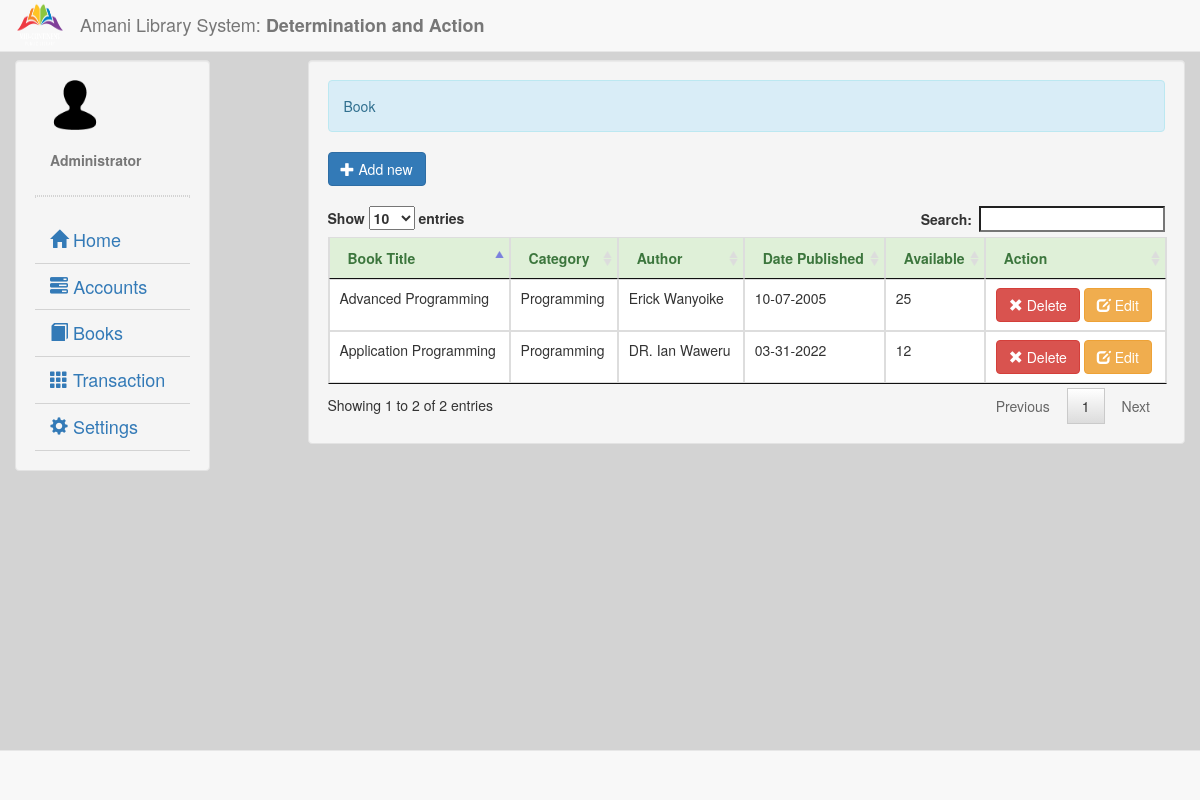
Page /book.php (signed in) on the committed database.
### tables this page shows
CREATE TABLE IF NOT EXISTS `book` (
  `book_id` int(11) NOT NULL AUTO_INCREMENT,
  `book_title` varchar(50) NOT NULL,
  `book_description` varchar(200) NOT NULL,
  `book_category` varchar(50) NOT NULL,
  `book_author` varchar(60) NOT NULL,
  `date_publish` varchar(25) NOT NULL,
  `qty` int(11) NOT NULL,
  PRIMARY KEY (`book_id`)
);

### account.php (called while the page is built)
<?php
	require_once 'connect.php';
	$qadmin = $conn->query("SELECT * FROM `admin` WHERE `admin_id` = '$_SESSION[admin_id]'") or die(mysqli_error());
	$fadmin = $qadmin->fetch_array();
	$name = $fadmin['firstname']." ".$fadmin['lastname'];

### book.php (the view, shortened to what this page needs)
<!DOCTYPE html>
<?php
	require_once 'valid.php';
?>
<html lang = "eng">
	<head>
		<link rel = "stylesheet" type = "text/css" href = "css/bootstrap.css" />
		<link rel = "stylesheet" type = "text/css" href = "css/jquery.dataTables.css" />
	</head>
	<body style = "background-color:#d3d3d3;">
		<nav class = "navbar navbar-default navbar-fixed-top">
			<div class = "container-fluid">
				<div class = "navbar-header">
					<img src = "images/logo.png" width = "50px" height = "50px" />
					<h4 class = "navbar-text navbar-right">Amani Library System: <b>Determination and Action</b></h4>
				</div>
			</div>
		</nav>
		<div class = "container-fluid">
			<div class = "col-lg-2 well" style = "margin-top:60px;">
				<div class = "container-fluid" style = "word-wrap:break-word;">
					<img src = "images/user.png" width = "50px" height = "50px"/>
					<br />
					<br />
					<label class = "text-muted"><?php require'account.php'; echo $name;?></label>
				</div>
				<hr style = "border:1px dotted #d3d3d3;"/>
				<ul id = "menu" class = "nav menu">
					<li><a style = "font-size:18px; border-bottom:1px solid #d3d3d3;" href = "home.php"><i class = "glyphicon glyphicon-home"></i> Home</a></li>
					<li><a style = "font-size:18px; border-bottom:1px solid #d3d3d3;" href = ""><i class = "glyphicon glyphicon-tasks"></i> Accounts</a>
					</li>
					<li><a style = "font-size:18px; border-bottom:1px solid #d3d3d3;" href = "book.php"><i class = "glyphicon glyphicon-book"></i> Books</a></li>
					<li><a style = "font-size:18px; border-bottom:1px solid #d3d3d3;" href = ""><i class = "glyphicon glyphicon-th"></i> Transaction</a>
					</li>
					<li><a  style = "font-size:18px; border-bottom:1px solid #d3d3d3;" href = ""><i class = "glyphicon glyphicon-cog"></i> Settings</a>
					</li>
				</ul>
			</div>
			<div class = "col-lg-9 well" style = "margin-top:60px;">
				<div class = "alert alert-info">Book</div>
					<button id = "add_book" type = "button" class = "btn btn-primary"><span class = "glyphicon glyphicon-plus"></span> Add new</button>
					<br />
					<br />
					<div id = "book_table">
						<table id = "table" class = "table table-bordered">
							<thead class = "alert-success">
								<tr>
									<th>Book Title</th>
									<th>Category</th>
									<th>Author</th>
									<th>Date Published</th>
									<th>Available</th>
									<th>Action</th>
								</tr>
							</thead>
							<tbody>
								<?php
									$qbook = $conn->query("SELECT * FROM `book`") or die(mysqli_error());
									while($fbook = $qbook->fetch_array()){
								?>
								<tr>
									<td><?php echo $fbook['book_title']?></td>
									<td><?php echo $fbook['book_category']?></td>
									<td><?php echo $fbook['book_author']?></td>
									<td><?php echo date("m-d-Y", strtotime($fbook['date_publish']))?></td>
									<td><?php echo $fbook['qty']?></td>
									<td><a class = "btn btn-danger delbook_id" value = "<?php echo $fbook['book_id']?>"><span class = "glyphicon glyphicon-remove"></span> Delete</a> <a value = "<?php echo $fbook['book_id']?>" class = "btn btn-warning ebook_id"><span class = "glyphicon glyphicon-edit"></span> Edit</a></td>
								</tr>
								<?php
									}
								?>
							</tbody>
						</table>
					</div>
			</div>
		</div>
		<br />
		<br />
		<br />
		<nav class = "navbar navbar-default navbar-fixed-bottom">
			<div class = "container-fluid">
			</div>
		</nav>
	</body>
</html>

### rows in the picture
book: book_title "Advanced Programming", book_category "Programming", book_author "Erick Wanyoike", date_publish "10-07-2005", qty "25", $fbook['book_id'] 1 (drawn)
book: book_title "Application Programming", book_category "Programming", book_author "DR. Ian Waweru", date_publish "03-31-2022", qty "12", $fbook['book_id'] 2 (drawn)

### other values in the picture
$name "Administrator"
